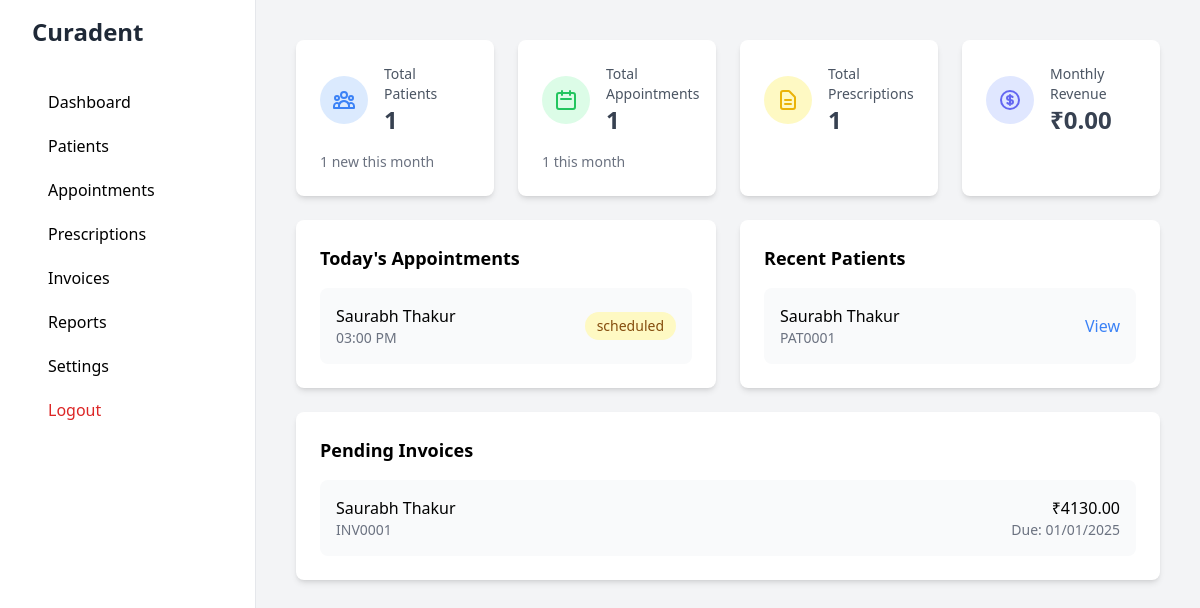
Page /dashboard (signed in) on the earlier database version.
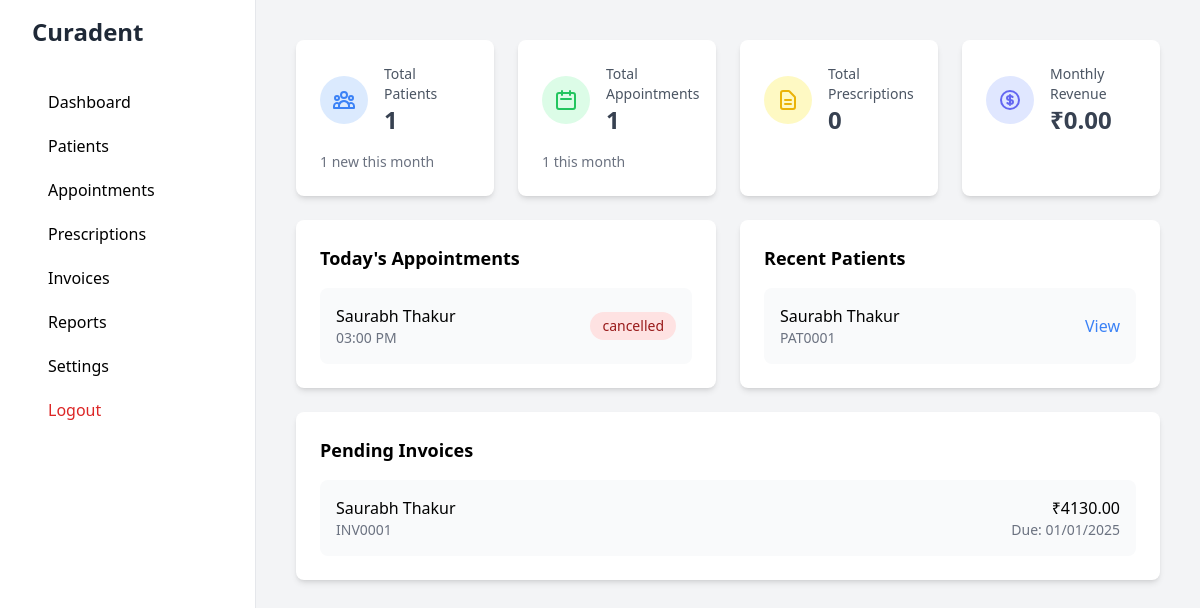
Same page on the later database version.
### app/models/appointment.py (models this page shows, shortened)
class Appointment(db.Model):
    __tablename__ = 'appointments'
    id = db.Column(db.Integer, primary_key=True)
    appointment_number = db.Column(db.String(20), unique=True)
    patient_id = db.Column(db.Integer, db.ForeignKey('patients.id'), nullable=False)
    date = db.Column(db.Date, nullable=False)
    time = db.Column(db.Time, nullable=False)
    duration = db.Column(db.Integer, default=30)  # in minutes
    status = db.Column(db.String(20), default='scheduled')  # scheduled, completed, cancelled
    reason = db.Column(db.Text)
    notes = db.Column(db.Text)
    created_at = db.Column(db.DateTime, default=datetime.utcnow)
    updated_at = db.Column(db.DateTime, default=datetime.utcnow, onupdate=datetime.utcnow)
    patient = db.relationship('Patient', backref='appointments')
    @property
    def status_badge_color(self):
        status_colors = {
            'scheduled': 'yellow',
            'completed': 'green',
            'cancelled': 'red'
        }
        return status_colors.get(self.status, 'gray')

### app/models/patient.py (models this page shows, shortened)
class Patient(db.Model):
    __tablename__ = 'patients'
    id = db.Column(db.Integer, primary_key=True)
    registration_number = db.Column(db.String(20), unique=True)
    first_name = db.Column(db.String(50), nullable=False)
    last_name = db.Column(db.String(50))
    date_of_birth = db.Column(db.Date)
    gender = db.Column(db.String(10))
    blood_group = db.Column(db.String(5))
    phone = db.Column(db.String(20))
    email = db.Column(db.String(120))
    address = db.Column(db.Text)
    medical_history = db.Column(db.Text)
    allergies = db.Column(db.Text)
    created_at = db.Column(db.DateTime, default=datetime.utcnow)
    updated_at = db.Column(db.DateTime, default=datetime.utcnow, onupdate=datetime.utcnow)
    invoices = db.relationship('Invoice', lazy=True)
    @property
    def full_name(self):
        if self.last_name:
            return f"{self.first_name} {self.last_name}"
        return self.first_name

### app/routes/main.py (the view)
@main_bp.route('/')
@main_bp.route('/dashboard')
@login_required
def dashboard():
    today = date.today()
    total_patients = Patient.query.count()
    total_appointments = Appointment.query.count()
    total_prescriptions = Prescription.query.count()
    total_invoices = Invoice.query.count()
    todays_appointments = Appointment.query.filter(
        Appointment.date == today
    ).order_by(Appointment.time).limit(5).all()
    recent_patients = Patient.query.order_by(
        Patient.created_at.desc()
    ).limit(5).all()
    pending_invoices = Invoice.query.filter(
        Invoice.status == 'pending'
    ).order_by(Invoice.due_date).limit(5).all()
    current_month = today.replace(day=1)
    monthly_patients = Patient.query.filter(
        extract('year', Patient.created_at) == today.year,
        extract('month', Patient.created_at) == today.month
    ).count()
    monthly_appointments = Appointment.query.filter(
        extract('year', Appointment.date) == today.year,
        extract('month', Appointment.date) == today.month
    ).count()
    monthly_revenue = db.session.query(
        func.sum(Invoice.total)
    ).filter(
        extract('year', Invoice.date) == today.year,
        extract('month', Invoice.date) == today.month,
        Invoice.status == 'paid'
    ).scalar() or 0
    return render_template('dashboard/dashboard.html',
                         total_patients=total_patients,
                         total_appointments=total_appointments,
                         total_prescriptions=total_prescriptions,
                         total_invoices=total_invoices,
                         todays_appointments=todays_appointments,
                         recent_patients=recent_patients,
                         pending_invoices=pending_invoices,
                         monthly_patients=monthly_patients,
                         monthly_appointments=monthly_appointments,
                         monthly_revenue=monthly_revenue,
                         today=today)

### app/__init__.py (called while the page is built)
def create_app():
    app = Flask(__name__)
    app.config.from_object(Config)
    db.init_app(app)
    migrate.init_app(app, db)
    login_manager.init_app(app)
    from app.routes.auth import auth_bp
    from app.routes.main import main_bp
    from app.routes.appointment import appointment_bp
    from app.routes.prescription import prescription_bp
    from app.routes.invoice import invoice_bp
    app.register_blueprint(auth_bp)
    app.register_blueprint(main_bp)
    app.register_blueprint(appointment_bp)
    app.register_blueprint(prescription_bp)
    app.register_blueprint(invoice_bp)
    @app.context_processor
    def inject_settings():
        from app.models.settings import ClinicSettings
        settings = ClinicSettings.get_settings()
        return dict(clinic_settings=settings)
    return app

### app/models/user.py (called while the page is built)
@login_manager.user_loader
def load_user(id):
    return User.query.get(int(id))

### app/templates/dashboard/dashboard.html (shortened to what the changed rows need)
{% extends "base.html" %}
{% block content %}
<div class="space-y-6">
    <div class="grid grid-cols-1 md:grid-cols-2 lg:grid-cols-4 gap-6">
        <div class="bg-white rounded-lg shadow-md p-6">
            <div class="flex items-center">
                <div class="ml-4">
                    <h2 class="text-gray-600 text-sm">Total Patients</h2>
                </div>
            </div>
        </div>
        <div class="bg-white rounded-lg shadow-md p-6">
            <div class="flex items-center">
                <div class="ml-4">
                    <h2 class="text-gray-600 text-sm">Total Appointments</h2>
                </div>
            </div>
        </div>
        <div class="bg-white rounded-lg shadow-md p-6">
            <div class="flex items-center">
                <div class="ml-4">
                    <h2 class="text-gray-600 text-sm">Total Prescriptions</h2>
                    <p class="text-2xl font-semibold text-gray-700">{{ total_prescriptions }}</p>
                </div>
            </div>
        </div>
        <div class="bg-white rounded-lg shadow-md p-6">
            <div class="flex items-center">
                <div class="ml-4">
                    <h2 class="text-gray-600 text-sm">Monthly Revenue</h2>
                </div>
            </div>
        </div>
    </div>
    <div class="grid grid-cols-1 lg:grid-cols-2 gap-6">
        <div class="bg-white rounded-lg shadow-md p-6">
            <h2 class="text-lg font-semibold mb-4">Today's Appointments</h2>
            {% if todays_appointments %}
            <div class="space-y-4">
                {% for appointment in todays_appointments %}
                <div class="flex items-center justify-between p-4 bg-gray-50 rounded-lg">
                    <div>
                        <p class="font-medium">{{ appointment.patient.full_name }}</p>
                        <p class="text-sm text-gray-500">{{ appointment.time.strftime('%I:%M %p') }}</p>
                    </div>
                    <span class="px-3 py-1 text-sm rounded-full bg-{{ appointment.status_badge_color }}-100 text-{{ appointment.status_badge_color }}-800">
                        {{ appointment.status }}
                    </span>
                </div>
                {% endfor %}
            </div>
            {% else %}
            <p class="text-gray-500">No appointments scheduled for today</p>
            {% endif %}
        </div>
        <div class="bg-white rounded-lg shadow-md p-6">
            <h2 class="text-lg font-semibold mb-4">Recent Patients</h2>
        </div>
    </div>
    <div class="bg-white rounded-lg shadow-md p-6">
        <h2 class="text-lg font-semibold mb-4">Pending Invoices</h2>
    </div>
</div>
{% endblock %}

Differences in the rows shown:
changed Appointment "03:00 PM": status "scheduled" → "cancelled"
Other differences:
{{ total_prescriptions }}: "1" → "0"
